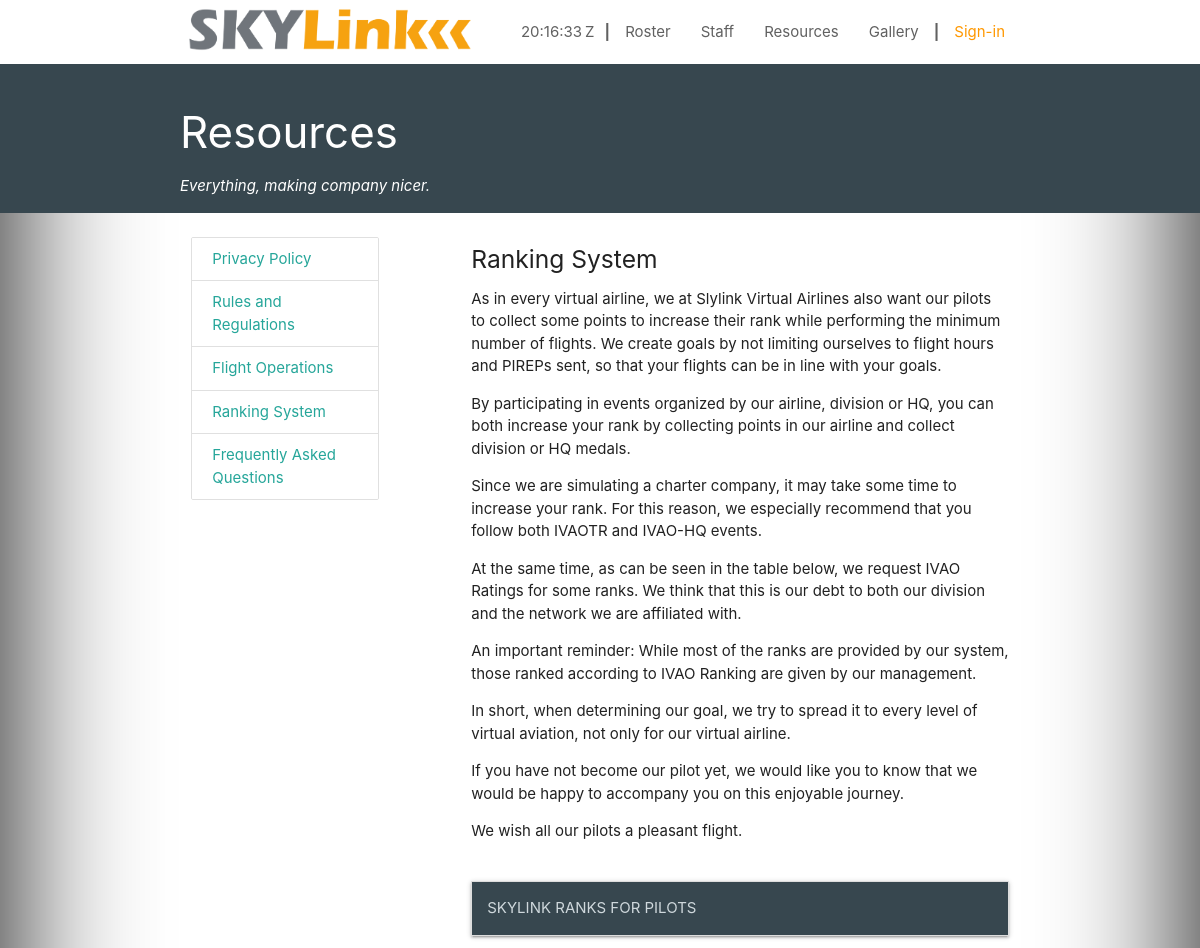
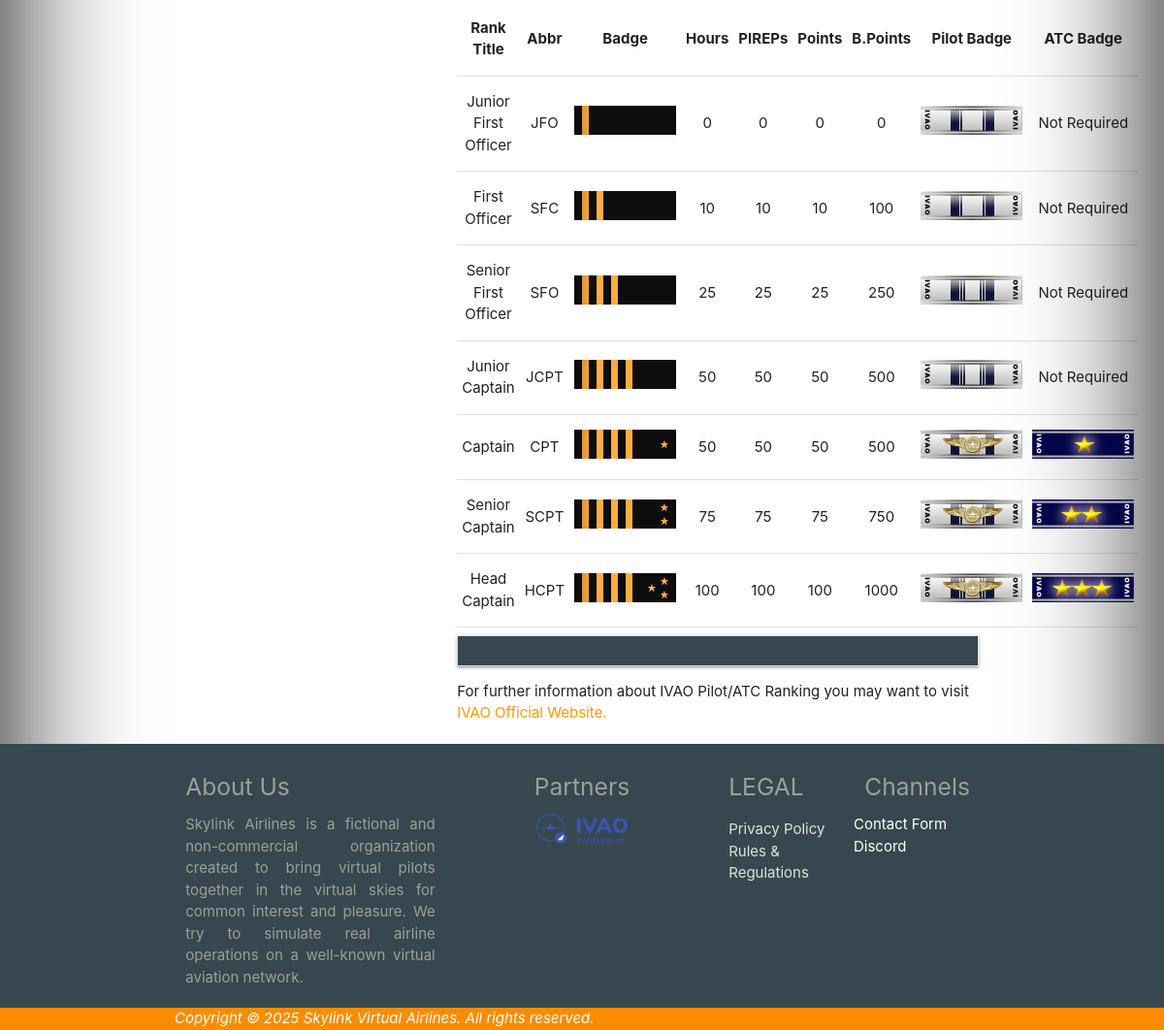
The page /a/resources/ranking/ on the database its author committed (2 pictures, top to bottom).
### app_airline/models.py (models this page shows, shortened)
class Airline (models.Model):
    isOnline                = models.BooleanField           ('Website is Online', default=True)
    airline_longName        = models.CharField              ('Airline Name', max_length=100, unique=True)
    airline_shortName       = models.CharField              ('Airline Short Name', max_length=20, unique=True, null=True, blank=True)
    airline_sloganFirstLine = models.CharField              ('Slogan First Line', max_length=100, null=True, blank=True,)
    airline_slogan          = models.CharField              ('Slogan',max_length=255, null=True, blank=True,)
    airline_about           = models.TextField              ('About', null=True, blank=True)
    airline_established     = models.DateField              ('Established on', null=True, blank=True)
    airline_icao            = models.CharField              ('ICAO Designator', max_length=3, unique=True)
    airline_iata            = models.CharField              ('IATA Designator', max_length=2, unique=True)
    airline_url             = models.URLField               ('URL')
    airline_email           = models.EmailField             ('E-mail', null=True, blank=True)
    airline_staff_email     = models.EmailField             ('E-mail (STAFF)', null=True, blank=True)
    airline_noreply_email   = models.EmailField             ('E-Mail (No Reply)', null=True, blank=True)
    airline_logo            = models.ImageField             ('Logo', upload_to='uploads/airline/images/main/logos', null=True, blank=True,
                                                                    help_text='Airline main logo for DARK backgrounds')
    airline_web_copyright   = models.CharField              ('Copyright', max_length=250, null=True, blank=True)
    airline_web_warning     = models.CharField              ('Web Warning', max_length=250, null=True, blank=True,
                                                                    help_text='Warning for not real airline' )
    class Meta:
        verbose_name ="Airline Setting"
        verbose_name_plural ="Airline Settings"

class RankingSystem (models.Model):
    ranking_order    = models.SmallIntegerField  ('Ranking Order', default=1)
    title            = models.CharField          ('Title', max_length=100,)
    content          = models.TextField          ('Content')
    class Meta:
        verbose_name ="Ranking"
        verbose_name_plural ="Rankings"

class AirlineBadges (models.Model):
    airline_shortName       = models.ForeignKey             (Airline, on_delete=models.CASCADE, verbose_name='Airline', null=True, blank=True)
    badge_order             = models.SmallIntegerField      ('Order #', default=1)
    pilot_title             = models.CharField              ('Title', max_length=100,unique=True)
    pilot_title_abbr        = models.CharField              ('Title Abbr', max_length=5, unique=True)
    pilot_badge             = models.ImageField             ('Badge', upload_to='uploads/airline/badges/airline/pilot', null=True, blank=True)
    req_hours               = models.SmallIntegerField      ('Hours', default=0)
    req_pireps              = models.SmallIntegerField      ('PIREPS', default=0)
    req_points              = models.SmallIntegerField      ('Points', default=0)
    req_bonus_points        = models.SmallIntegerField    ('Bonus Points', default=0)
    req_atc_badge           = models.ForeignKey             (ATCBadges, on_delete=models.CASCADE, verbose_name='Required ATC Badge', null=True, blank=True)
    req_pilot_badge         = models.ForeignKey             (PilotBadges, on_delete=models.CASCADE, verbose_name='Required Pilot Badge', null=True, blank=True)
    description             = models.TextField              ('Description', null=True, blank=True)
    class Meta:
        verbose_name ="Airline Pilot Badge"
        verbose_name_plural ="Airline Pilot Badges"

class Partnerships (models.Model):
    airline_shortName       = models.ForeignKey             (Airline, on_delete=models.CASCADE, verbose_name='Airline', null=True, blank=True)
    partner_order           = models.SmallIntegerField      ('Order', default=1)
    partner_longName        = models.CharField              ('Partner', max_length=100, unique=True)
    partner_shortName       = models.CharField              ('Partner Abbr.', max_length=10, unique=True)
    partner_logo            = models.ImageField             ('Partner Logo',upload_to='uploads/airline/images/main/partners', null=True, blank=True,
                                                                help_text='Canvas size: 450x150px')
    partner_URL             = models.URLField               ('Partner URL')
    partner_email           = models.EmailField             ('Partner E-mail', null=True, blank=True)
    partner_since           = models.DateField              ('Partner Since', null=True, blank=True)
    partner_active          = models.BooleanField           ('Partnership is approved', default=False)
    class Meta:
        verbose_name ="Partner"
        verbose_name_plural ="Partners"

### app_database/models.py (models this page shows)
class PilotBadges (models.Model):
    network_name       = models.ForeignKey            (Networks, on_delete=models.CASCADE, verbose_name='Network')
    badge_order        = models.SmallIntegerField     ('Order', default=1)
    pilot_title        = models.CharField             ('Title', max_length=100, unique=True, null=True, blank=True)
    pilot_title_abbr   = models.CharField             ('Title Abbr', max_length=5, unique=True)
    pilot_badge        = models.ImageField            ('Badge', upload_to='uploads/airline/images/badges/ivao/pilot',  null=True, blank=True,
                                                                help_text='IVAO ATC Badges')
    class Meta:
        verbose_name ="Pilot Badge"
        verbose_name_plural ="Pilot Badges"
    def __str__ (self):
        return self.pilot_title

class ATCBadges (models.Model):
    network_name            = models.ForeignKey     (Networks, on_delete=models.CASCADE, verbose_name='Network')
    badge_order      = models.SmallIntegerField     ('Order', default=1)
    atc_title        = models.CharField             ('Title', max_length=100, unique=True, null=True, blank=True)
    atc_title_abbr   = models.CharField             ('Title Abbr', max_length=5, unique=True)
    atc_badge        = models.ImageField            ('Badge', upload_to='uploads/airline/images/badges/ivao/atc', null=True, blank=True,
                                                                help_text='IVAO ATC Badges')
    class Meta:
        verbose_name ="ATC Badge"
        verbose_name_plural ="ATC Badges"
    def __str__ (self):
        return self.atc_title

### app_airline/views.py (the view)
# urls.py: path('resources/ranking/', views.ranking, name='ranking'),
def ranking (request):
    airline         = Airline.objects.all().first()
    partners        = Partnerships.objects.filter(airline_shortName=airline, partner_active=True)
    ranking         = RankingSystem.objects.all().order_by('ranking_order')
    rankingupdates  = RankingSystemUpdate.objects.all()
    ranks           = AirlineBadges.objects.all()
    context             = {
                                'airline':airline,
                                'partners':partners,
                                'ranking':ranking,
                                'ranks':ranks,
                                'rankingupdates':rankingupdates,
                        }
    template            = 'ranking.html'
    return render(request, template, context)

### app_airline/templates/ranking.html
{% extends "resources.html" %}
{% block ranking %}
<div>
    {% for ranking in ranking %}
    <div><h5>{{ranking.title}}</h5></div>
    <div>
        {{ranking.content|safe}}
    </div>
    {% endfor %}
</div>
<div id="rank-table">
    <div class="" style="padding-top:2vh;">
        <ul class="collapsible">
            <li>
                <div class="collapsible-header blue-grey darken-3 blue-grey-text text-lighten-4">SKYLINK RANKS FOR PILOTS</strong></div>
            </li>
        </ul>
    </div>
    <table class="highlight centered">
        <thead>
            <tr>
                <th>Rank Title</th>
                <th>Abbr</th>
                <th>Badge</th>
                <th>Hours</th>
                <th>PIREPs</th>
                <th>Points</th>
                <th>B.Points</th>
                <th>Pilot Badge</th>
                <th>ATC Badge</th>
            </tr>
        </thead>
        {% for rank in ranks %}
        <tbody>
            <tr>
                <td>{{rank.pilot_title}}</td>
                <td>{{rank.pilot_title_abbr}}</td>
                <td><img src="{{rank.pilot_badge.url}}" alt=""></td>
                <td>{{rank.req_hours}}</td>
                <td>{{rank.req_pireps}}</td>
                <td>{{rank.req_points}}</td>
                <td>{{rank.req_bonus_points}}</td>
                <td><img src="{{rank.req_pilot_badge.pilot_badge.url}}" alt="" class="tooltipped" data-position="bottom" data-tooltip="{{rank.req_pilot_badge}}"></td>
                <td>{% if rank.req_atc_badge is None %}Not Required{% else %}<img src="{{rank.req_atc_badge.atc_badge.url}}" alt=""  class="tooltipped" data-position="bottom" data-tooltip="{{rank.req_atc_badge}}">{% endif %}</td>
            </tr>
        </tbody>
        {% endfor %}
    </table>
    <div class="">
        <ul class="collapsible">
            <li>
                <div class="collapsible-header blue-grey darken-3 blue-grey-text text-lighen-4"></div>
            </li>
        </ul>
    </div>
    <div> For further information about IVAO Pilot/ATC Ranking you may want to visit <a href="https://www.ivao.aero" class="orange-text" target=_blank> IVAO Official Website.</a></div>
</div>
{% endblock ranking %}

### app_airline/templates/resources.html (shortened to what this page needs)
{% extends "base.html" %}
{% load static %}
{% block resources %}
{% autoescape off %}
<div class="page-top blue-grey darken-3">
    <div class="page-top-header container">
        <a href="{% url 'resources' %}" class="white-text"><h3>Resources</h3></a>
        <div><i>Everything, making company nicer.</i></div>
    </div>
</div>
<div class="container">
    <div class="row">
        <div class="col s12 m12 l3 xl3">
            <div class="collection">
                <a id="privacy" href="{% url 'privacy' %}" class="collection-item">Privacy Policy</a>
                <a id="rules" href="{% url 'rules' %}" class="collection-item">Rules and Regulations</a>
                <a id="flightops" href="{% url 'flightops' %}" class="collection-item second">Flight Operations</a>
                <a id="" href="{% url 'ranking' %}" class="collection-item">Ranking System</a>
                <a id="" href="{% url 'faq' %}" class="collection-item">Frequently Asked Questions</a>
              </div>
        </div>
        <div class="col s12 m12 l8 xl8 offset-l1 offset-xl1">
            <div id="pages">
                {% block ranking %}             {% endblock ranking %}
            </div>
    </div>
</div>
{% endautoescape %}
{% endblock resources %}

### templates/base.html (shortened to what this page needs)
<!DOCTYPE html>
{% load static %}
<html lang="tr">
<head>
<link rel="stylesheet" href="https://cdnjs.cloudflare.com/ajax/libs/materialize/1.0.0/css/materialize.css">
<link rel="stylesheet" href="https://cdnjs.cloudflare.com/ajax/libs/materialize/1.0.0-rc.1/css/materialize.min.css" />
<link rel="stylesheet" href="https://cdnjs.cloudflare.com/ajax/libs/font-awesome/6.5.2/css/all.min.css" />
<link rel="stylesheet" href="{% static 'css/base.css' %}">
<link rel="stylesheet" src="{% static 'materialize/css/materialize.css'%}">
</head>
<body class='white vignette'>
{% autoescape off %}
<header class=''>
    <nav class="white">
        <div class="nav-wrapper container">
            <a href="/" class="brand-logo grey-text"><img style="padding-top:0%;max-width:300px;height:auto; object-fit:cover;" src="{{airline.airline_logo.url}}" /></a>
            <ul class="right hide-on-med-and-down grey-text text-darken-2">
                {% if user.is_authenticated %}
                <li><span id="currentTime" style="padding-right:3px;"></span><span style="padding-right:10px;">Z</span></li>
                <li><b> | </b></li>
                <li><a href="{% url 'roster' %}" class="grey-text text-darken-2">Roster</a></li>
                <li><a href="{% url 'staff' %}" class="grey-text text-darken-2">Staff</a></li>
                <li><a href="{% url 'resources' %}" class="grey-text text-darken-2">Resources</a></li>
                <li><a href="{% url 'gallery' %}" class="grey-text text-darken-2">Gallery</a></li>
                <li><b> | </b></li>
                <li><a href="{% url 'dashboard' %}" class="grey-text text-darken-2">Dashboard</a></li>
                <li><b> | </b></li>
                {% for group in user.groups.all %}
                {% if group.name == 'STAFF' %}
                <li><a href="{% url 'office' %}" class="black-text">Office</a></li>
                <li><b> | </b></li>
                {% else %} {% endif %} {% endfor %}
                <li><a href="{% url 'signout' %}" class="orange-text">Logout</a></li>
                {% else %}
                <li><span id="currentTime" style="padding-right:3px;"></span><span style="padding-right:10px;">Z</span></li>
                <li><b> | </b></li>
                <li><a href="{% url 'roster' %}" class="grey-text text-darken-2">Roster</a></li>
                <li><a href="{% url 'staff' %}" class="grey-text text-darken-2">Staff</a></li>
                <li><a href="{% url 'resources' %}" class="grey-text text-darken-2">Resources</a></li>
                <li><a href="{% url 'gallery' %}" class="grey-text text-darken-2">Gallery</a></li>
                <li><b> | </b></li>
                <li><a href="{% url 'signin' %}" class="orange-text">Sign-in</a></li>
                {% endif %}
            </ul>
        </div>
    </nav>
</header>
<main>
        {% block resources %}                   {% endblock resources %}
</main>
<footer class="blue-grey darken-3">
  <div class="container" style="">
    <div class="row">
      <div class="col s12 m12 l4 xl4 grey-text">
        <h5 style="padding-bottom:.5vh;">About Us</h5>
        <div class="grey-text text-ligten-1 justify">
              {{airline.airline_about}}
        </div>
      </div>
      <div class="col s12 m12 l4 xl4 grey-text center-align">
        <h5 style="padding-bottom:.5vh;">Partners</h5>
        {% for partner in partners  %}
        <div class="col s12"><img src="{{partner.partner_logo.url}}" alt="" style="width:40%; height:auto; object-fit:contain;"></div>
        {% endfor %}
      </div>
      <div class="col s12 m12 l2 xl2 grey-text">
        <h5 style="padding-bottom:.5vh;">LEGAL</h5>
        <div class="grey-text text-lighten-2">
          <ul>
            <li><a href="{% url 'privacy' %}" class="grey-text text-lighten-2">Privacy Policy</a></li>
            <li><a href="{% url 'rules' %}" class="grey-text text-lighten-2">Rules & Regulations</a></li>
          </ul>
        </div>
      </div>
      <div class="col s12 m12 l2 xl2 grey-text">
        <h5 style="padding-bottom:.5vh;">Channels</h5></div>
        <div class="grey-text text-lighten-2">
          <ul>
            <li><a href="{% url 'contact' %}" class="white-text">Contact Form</a></li>
            <li><a href="https://discord.gg/bBthfVrgMm" class="white-text">Discord</a></li>
          </ul>
        </div>
      </div>
    </div>
  <div class="footer-copyright orange darken-1 grey-text text-lighten-4" style="">
    <div class="container">
    <i class="white-text">{{airline.airline_web_copyright}}</i>
    </div>
  </div>
</footer>
    {% endautoescape %}

### static/css/base.css (style rules this page uses)
body { display: flex; min-height: 100vh; flex-direction: column; }
main { flex: 1 0 auto; }
.justify { text-align: justify; text-justify: inter-word; }
.vignette { -moz-box-shadow: inset 0 0 10em #000; -webkit-box-shadow: inset 0 0 10em #000; box-shadow: inset 0 0 10em #000; top: 0; left: 0; width: 100%; height: 100%; z-index: 9999; margin:0;padding:0; }
.page-top { color:white; width:100%; height:auto; }
.page-top-header { padding-top:2vh;padding-bottom:2vh; }

### rows shown on the page
Airline: airline_logo (picture), airline_about "Skylink Airlines is a fictional and non-commercial organization created to bring virtual pilots together in the virtual skies for common interest and pleasure. We try to simulate real airline operations on a well-known virtual aviation network.", airline_web_copyright "Copyright © 2025 Skylink Virtual Airlines. All rights reserved."
RankingSystem: title "Ranking System", content "As in every virtual airline, we at Slylink Virtual Airlines also want our pilots to collect some points to increase their rank while performing the minimum number of flights. We create goals by not limiting ourselves to flight hours and PIREPs sent, so that your flights can be in line with your goals. By participating in events organized by our airline, division or HQ, you can both increase your rank by collecting points in our airline and collect division or HQ medals. Since we are simulating a charter company, it may take some time to increase your rank. For this reason, we especially recommend that you follow both IVAOTR and IVAO-HQ events. At the same time, as can be seen in the table…"
AirlineBadges: pilot_title "Junior First Officer", pilot_title_abbr "JFO", pilot_badge (picture), req_hours "0", req_pireps "0", req_points "0", req_bonus_points "0", req_pilot_badge.pilot_badge (picture), shows "Not Required"
AirlineBadges: pilot_title "First Officer", pilot_title_abbr "SFC", pilot_badge (picture), req_hours "10", req_pireps "10", req_points "10", req_bonus_points "100", req_pilot_badge.pilot_badge (picture), shows "Not Required"
AirlineBadges: pilot_title "Senior First Officer", pilot_title_abbr "SFO", pilot_badge (picture), req_hours "25", req_pireps "25", req_points "25", req_bonus_points "250", req_pilot_badge.pilot_badge (picture), shows "Not Required"
AirlineBadges: pilot_title "Junior Captain", pilot_title_abbr "JCPT", pilot_badge (picture), req_hours "50", req_pireps "50", req_points "50", req_bonus_points "500", req_pilot_badge.pilot_badge (picture), shows "Not Required"
AirlineBadges: pilot_title "Captain", pilot_title_abbr "CPT", pilot_badge (picture), req_hours "50", req_pireps "50", req_points "50", req_bonus_points "500", req_pilot_badge.pilot_badge (picture), req_atc_badge.atc_badge (picture)
AirlineBadges: pilot_title "Senior Captain", pilot_title_abbr "SCPT", pilot_badge (picture), req_hours "75", req_pireps "75", req_points "75", req_bonus_points "750", req_pilot_badge.pilot_badge (picture), req_atc_badge.atc_badge (picture)
AirlineBadges: pilot_title "Head Captain", pilot_title_abbr "HCPT", pilot_badge (picture), req_hours "100", req_pireps "100", req_points "100", req_bonus_points "1000", req_pilot_badge.pilot_badge (picture), req_atc_badge.atc_badge (picture)
Partnerships: partner_logo (picture)
